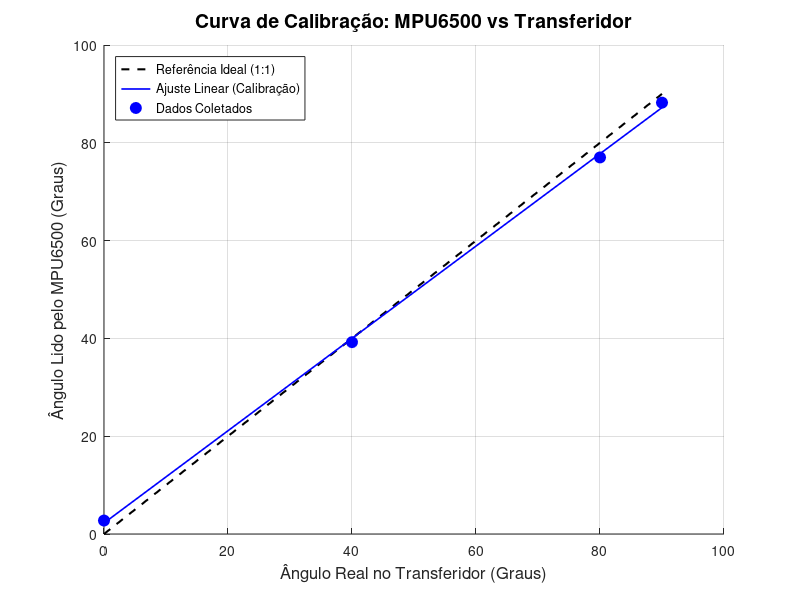

This figure's MATLAB source:
% Script de Calibração do Giroscópio MPU6500
clc; clear; close all;

% 1. DADOS COLETADOS
% Ângulos reais medidos no transferidor (Referência)
angulo_real = [0, 40, 80, 90];

% Médias das leituras do MPU6500 no monitor serial para cada posição
angulo_medido = [2.75, 39.23, 77.01, 88.21];

% 2. AJUSTE LINEAR (Regressão: Medida = a * Real + b)
coef_calibracao = polyfit(angulo_real, angulo_medido, 1);

% 3. EXIBIÇÃO NO TERMINAL
fprintf('--- RESULTADOS DA CALIBRAÇÃO DO MPU6500 ---\n');
fprintf('Equação do Sensor: Medida = %.4f * Real + (%.4f)\n', coef_calibracao(1), coef_calibracao(2));
fprintf('Para corrigir no código (C++), use: Real = (Medida - %.4f) / %.4f\n', coef_calibracao(2), coef_calibracao(1));

% 4. PLOTAGEM DO GRÁFICO
figure;
hold on; grid on;

% Plota a Reta Ideal (1:1) - Como o sensor deveria ser se fosse perfeito
plot(angulo_real, angulo_real, 'k--', 'LineWidth', 1.5);

% Plota a Reta de Ajuste (Regressão dos dados medidos)
plot(angulo_real, polyval(coef_calibracao, angulo_real), '-b', 'LineWidth', 1.2);

% Plota os pontos reais coletados nos testes
plot(angulo_real, angulo_medido, 'ob', 'MarkerFaceColor', 'b', 'MarkerSize', 8);

% Formatação visual
xlabel('Ângulo Real no Transferidor (Graus)', 'FontSize', 12);
ylabel('Ângulo Lido pelo MPU6500 (Graus)', 'FontSize', 12);
title('Curva de Calibração: MPU6500 vs Transferidor', 'FontSize', 14);
legend('Referência Ideal (1:1)', 'Ajuste Linear (Calibração)', 'Dados Coletados', 'Location', 'NorthWest');

hold off;
